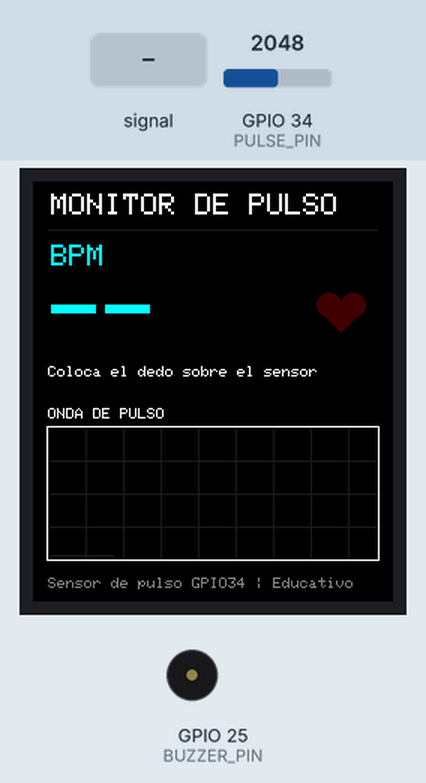
A sketch run on a simulated ESP32. On the bench: 240×280 colour display, buzzer (waves = sounding, pin HIGH). Inputs (shaded band) come from the test bench; at power-on: GPIO 34 (PULSE_PIN) = 2048 (analog values on the 0–4095 scale). What the sketch prints to the serial monitor is not drawn.

Above: at 1.4 s.
1.5 s: GPIO 34 (PULSE_PIN) fed a 2 Hz sine of ±1228 counts around its level
At 1.91 s:
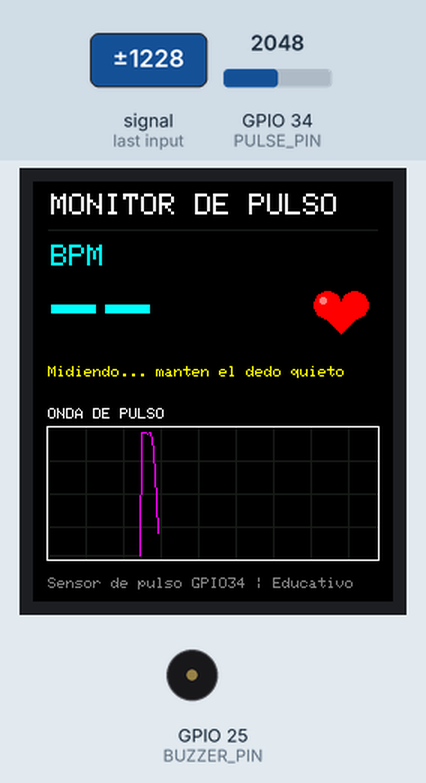
4.1 s: GPIO 34 (PULSE_PIN) set to 1460
At 4.31 s:
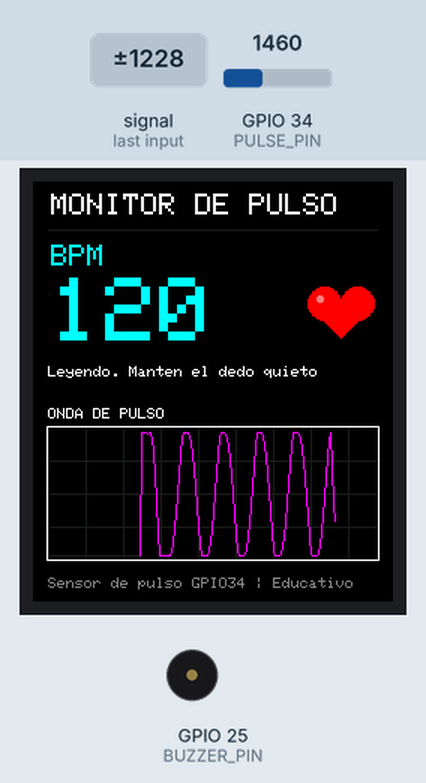
7.1 s: GPIO 34 (PULSE_PIN) fed a 200 Hz sine of ±327 counts around its level
At 7.31 s:
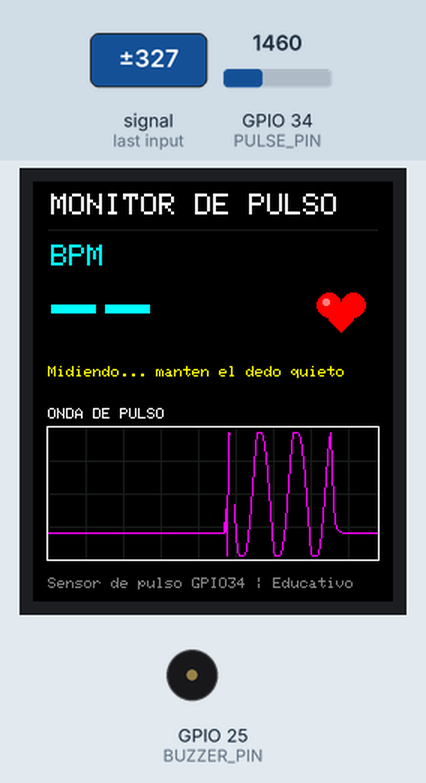
9.5 s: GPIO 34 (PULSE_PIN) set to 1540
At 9.72 s:
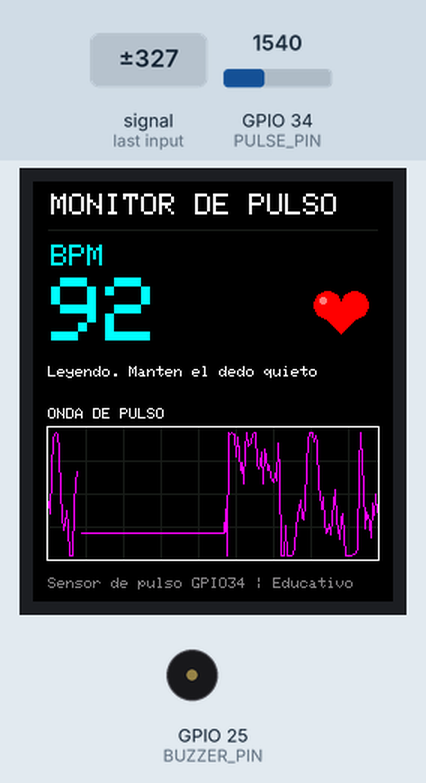
11.0 s: GPIO 34 (PULSE_PIN) set to 1228
At 16.32 s:
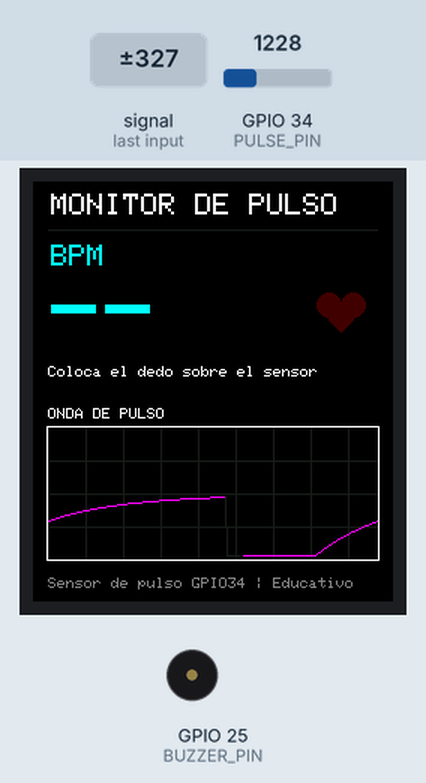
Timing chart, 0 to 17.8 s (numbered marks = the images above; inputs shaded):
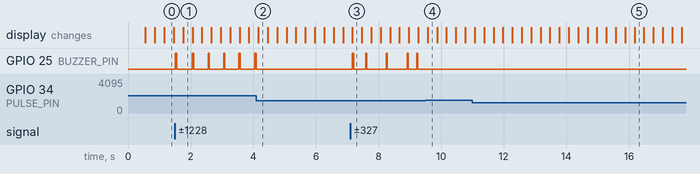

Measured:
- after the input at 1.5 s, GPIO 25 (BUZZER_PIN): alternates HIGH for 0.04 s and LOW for 0.46 s, starting at once; the display: changes after 0.26 s (image 1)
- after the input at 4.1 s, GPIO 25 (BUZZER_PIN): stops changing and stays LOW
- after the input at 9.5 s, GPIO 25 (BUZZER_PIN): stays LOW (without the input it goes to HIGH after 0.26 s)

The sketch:

Monitor_Pulso_ESP32_ST7789_v2.ino
```cpp
/*
  MONITOR DE PULSO ESP32 + SENSOR DE PULSO ANALOGICO + ST7789 240x280 - v3
  (sin MAX30102; no mide SpO2)

  CONEXIONES (ESP32 clasico, por ejemplo ESP32 Dev Module):
    TFT: SCL=18, SDA=23, RES=4, DC=2, CS=5, VCC/BLK=3.3V, GND=GND.
    SENSOR DE PULSO: Positivo(VCC)=3V3, Negativo(GND)=GND, Senal(S)=GPIO34.
    BUZZER ACTIVO: Positivo=GPIO25, Negativo=GND.

  Bibliotecas: Adafruit GFX Library, Adafruit ST7735 and ST7789 Library.
  Serial: 115200 baudios.

  MODO_PLOTTER=true : Serial Plotter (series: Pulso, BPM, Latido, Techo).
                      BPM=0 = no disponible.
  MODO_PLOTTER=false: Monitor Serie con texto y el valor crudo (Raw).

  Prototipo educativo: no es un dispositivo medico.
*/

#include <Arduino.h>
#include <SPI.h>
#include <Adafruit_GFX.h>
#include <Adafruit_ST7789.h>
#include <math.h>
#include <stdio.h>
#include <string.h>

// ---------------- CONFIGURACION ----------------
constexpr int TFT_CS=5, TFT_DC=2, TFT_RST=4;
constexpr int PULSE_PIN=34;
constexpr int BUZZER_PIN=25;
constexpr bool BUZZER_ACTIVO=true;       // false = sin sonido
constexpr uint32_t BIP_MS=40;            // duracion del pitido
constexpr bool MODO_PLOTTER=true;
constexpr uint8_t DIVISOR_PLOTTER=4;     // 100Hz/4 = 25 datos/s (sube a 5 u 8 para ver mas latidos)

constexpr uint32_t PERIODO_MS=10;        // 100 Hz
constexpr uint32_t REFRACTARIO_MS=300;
constexpr uint32_t INTERVALO_MIN_MS=333; // 180 BPM
constexpr uint32_t INTERVALO_MAX_MS=1500;// 40 BPM
constexpr uint32_t CADUCIDAD_MS=3000;
constexpr float AMPLITUD_MIN=30.0f;
constexpr int N_INTERVALOS=6;

constexpr int GX=10, GY=164, GW=220, GH=88;
constexpr uint16_t FONDO=ST77XX_BLACK, REJILLA=0x18E3, MAGENTA_A=0xF81F;

// Corazon
constexpr int HX=205, HY=86;             // centro del corazon
constexpr int HR_BASE=8, HR_EXTRA=4;     // radio base y crecimiento
constexpr uint16_t ROJO_VIVO=0xF800;
constexpr uint16_t ROJO_APAGADO=0x4000;

// ---------------- OBJETOS Y ESTADO GLOBAL ----------------
Adafruit_ST7789 tft(TFT_CS,TFT_DC,TFT_RST);

uint32_t ultimoMuestreo=0, ultimaUI=0, ultimoTexto=0, ultimaAnim=0;
uint32_t ultimoLatido=0;
uint32_t instanteLatido=0;               // para animar (no se reinicia a 0)
uint32_t buzzerHasta=0;
bool buzzerEncendido=false;
int rawA=0;
float baseA=0, suaveA=0, bandaA=0, bandaPrevA=0, picoA=0;
float minA=0, maxA=0, onda=0;
bool filtroListo=false, activo=false;
float bpm=-1;
bool bpmValido=false;
uint32_t intervalos[N_INTERVALOS];
int nIntervalos=0, idxIntervalo=0;

uint8_t contPlotter=0;
bool marcaLatido=false;

int xGrafica=0, yAnterior=GY+GH/2;
bool hayPunto=false;
uint8_t divisorGrafica=0;
int bpmPintado=-999;
int radioPintado=-1;
uint16_t colorCorazonPintado=0;
char estadoPintado[40]="";

void dibujarBase();
void limpiarGrafica();
void dibujarColumna(int x);
void graficar(float normalizada);
void muestra();
void reiniciarBPM();
void actualizarUI();
void salidaSerial();
void dibujarCorazon(int r, uint16_t color);
void animarCorazon();
void bip();
void gestionarBuzzer();

// ---------------- INICIALIZACION Y BUCLE ----------------
void setup() {
  Serial.begin(115200);
  analogReadResolution(12);
  analogSetPinAttenuation(PULSE_PIN,ADC_11db);
  pinMode(PULSE_PIN,INPUT);
  pinMode(BUZZER_PIN,OUTPUT);
  digitalWrite(BUZZER_PIN,LOW);
  SPI.begin(18,-1,23,TFT_CS);
  tft.init(240,280);
  tft.setRotation(0);
  tft.setTextWrap(false);
  dibujarBase();
  actualizarUI();
  animarCorazon();
  ultimoMuestreo=millis();
}

void loop() {
  uint32_t ahora=millis();
  if (ahora-ultimoMuestreo>=PERIODO_MS) {
    ultimoMuestreo=ahora;
    muestra();
  }
  gestionarBuzzer();
  if (ahora-ultimaAnim>=20) {            // animacion del corazon ~50 fps
    ultimaAnim=ahora;
    animarCorazon();
  }
  if (ahora-ultimaUI>=50) {
    ultimaUI=ahora;
    actualizarUI();
  }
  if (!MODO_PLOTTER && ahora-ultimoTexto>=500) {
    ultimoTexto=ahora;
    salidaSerial();
  }
  delay(1);
}

// ---------------- BUZZER ----------------
void bip() {
  if (!BUZZER_ACTIVO) return;
  digitalWrite(BUZZER_PIN,HIGH);
  buzzerEncendido=true;
  buzzerHasta=millis()+BIP_MS;
}

void gestionarBuzzer() {
  if (buzzerEncendido && (int32_t)(millis()-buzzerHasta)>=0) {
    digitalWrite(BUZZER_PIN,LOW);
    buzzerEncendido=false;
  }
}

// ---------------- DETECCION ----------------
void reiniciarBPM() {
  nIntervalos=idxIntervalo=0;
  ultimoLatido=0;
  bpm=-1; bpmValido=false;
}

void muestra() {
  uint32_t ahora=millis();
  rawA=analogRead(PULSE_PIN);
  float x=float(rawA);

  if (!filtroListo) {
    baseA=suaveA=x; minA=x-50; maxA=x+50; picoA=0; bandaPrevA=0;
    filtroListo=true;
  }
  suaveA+=0.35f*(x-suaveA);
  baseA+=0.02f*(suaveA-baseA);
  bandaA=suaveA-baseA;

  float absB=fabsf(bandaA);
  if (absB>picoA) picoA=absB; else picoA+=0.005f*(absB-picoA);

  minA+=0.01f*(suaveA-minA);
  maxA+=0.01f*(suaveA-maxA);
  if (suaveA<minA) minA=suaveA;
  if (suaveA>maxA) maxA=suaveA;
  float amp=fmaxf(maxA-minA,60.0f);
  float centro=(minA+maxA)*0.5f;
  float norm=constrain(0.5f+(suaveA-centro)/amp,0.0f,1.0f);

  activo=(picoA>AMPLITUD_MIN);
  onda=activo ? norm*100.0f : 0.0f;

  float umbral=0.5f*picoA;
  if (activo && bandaPrevA<umbral && bandaA>=umbral &&
      (ahora-ultimoLatido)>REFRACTARIO_MS) {
    instanteLatido=ahora;                // dispara animacion del corazon
    bip();                               // dispara el buzzer
    marcaLatido=true;                    // marca el latido para el Plotter
    if (ultimoLatido!=0) {
      uint32_t iv=ahora-ultimoLatido;
      if (iv>=INTERVALO_MIN_MS && iv<=INTERVALO_MAX_MS) {
        intervalos[idxIntervalo]=iv;
        idxIntervalo=(idxIntervalo+1)%N_INTERVALOS;
        if (nIntervalos<N_INTERVALOS) nIntervalos++;
        if (nIntervalos>=3) {
          uint32_t c[N_INTERVALOS];
          memcpy(c,intervalos,sizeof(c));
          for (int i=1;i<nIntervalos;i++) {
            uint32_t k=c[i]; int j=i-1;
            while (j>=0 && c[j]>k) { c[j+1]=c[j]; j--; }
            c[j+1]=k;
          }
          float med=(nIntervalos%2) ? float(c[nIntervalos/2])
                    : 0.5f*float(c[nIntervalos/2-1]+c[nIntervalos/2]);
          float dev=0;
          for (int i=0;i<nIntervalos;i++) dev+=fabsf(float(c[i])-med);
          dev/=nIntervalos;
          if (dev/med<=0.20f) {
            float b=60000.0f/med;
            bpm=bpmValido ? 0.4f*b+0.6f*bpm : b;
            bpmValido=true;
          } else {
            bpmValido=false; bpm=-1;
          }
        }
      } else if (iv>INTERVALO_MAX_MS) {
        nIntervalos=idxIntervalo=0;
      }
    }
    ultimoLatido=ahora;
  }
  bandaPrevA=bandaA;

  if (!activo) {
    reiniciarBPM();
  } else if (ultimoLatido!=0 && ahora-ultimoLatido>CADUCIDAD_MS) {
    reiniciarBPM();
  }

  if (++divisorGrafica>=2) { divisorGrafica=0; graficar(onda/100.0f); }
  if (MODO_PLOTTER && ++contPlotter>=DIVISOR_PLOTTER) {
    contPlotter=0;
    salidaSerial();
  }
}

// ---------------- CORAZON ----------------
void dibujarCorazon(int r, uint16_t color) {
  tft.fillRect(HX-26,HY-26,52,54,FONDO);      // borra la zona
  int cy=HY-r/2;
  tft.fillCircle(HX-r,cy,r,color);            // lobulo izquierdo
  tft.fillCircle(HX+r,cy,r,color);            // lobulo derecho
  tft.fillTriangle(HX-2*r,cy,HX+2*r,cy,HX,HY+r+r/2+2,color); // punta
  tft.fillRect(HX-r,cy,2*r,r/2+1,color);      // une el centro
  if (color==ROJO_VIVO) {                     // brillo para dar volumen
    int rb=max(1,r/4);
    tft.fillCircle(HX-r-r/3,cy-r/3,rb,0xFBEF);
  }
}

void animarCorazon() {
  uint32_t t=millis()-instanteLatido;
  float s=0;
  if (activo && instanteLatido!=0) {
    // Latido en dos tiempos: lub (fuerte) y dub (suave)
    if (t<80) s=t/80.0f;
    else if (t<200) s=1.0f-(t-80)/120.0f;
    else if (t<250) s=0.5f*(t-200)/50.0f;
    else if (t<380) s=0.5f*(1.0f-(t-250)/130.0f);
  }
  int r=HR_BASE+int(lroundf(HR_EXTRA*s));
  uint16_t color=activo ? ROJO_VIVO : ROJO_APAGADO;
  if (r!=radioPintado || color!=colorCorazonPintado) {
    dibujarCorazon(r,color);
    radioPintado=r;
    colorCorazonPintado=color;
  }
}

// ---------------- PANTALLA ----------------
void dibujarBase() {
  tft.fillScreen(FONDO);
  tft.setTextColor(ST77XX_WHITE);
  tft.setTextSize(2);
  tft.setCursor(12,8); tft.print("MONITOR DE PULSO");
  tft.drawFastHLine(10,32,220,REJILLA);
  tft.setTextColor(ST77XX_CYAN);
  tft.setCursor(12,42); tft.print("BPM");
  tft.setTextSize(1);
  tft.setTextColor(ST77XX_WHITE);
  tft.setCursor(10,151); tft.print("ONDA DE PULSO");
  tft.drawRect(GX-1,GY-1,GW+2,GH+2,ST77XX_WHITE);
  tft.setTextColor(0x8410);
  tft.setCursor(10,264); tft.print("Sensor de pulso GPIO34 | Educativo");
  limpiarGrafica();
}

void dibujarColumna(int x) {
  tft.drawFastVLine(GX+x,GY,GH,(x%25==0)?REJILLA:FONDO);
  for (int y=22;y<GH;y+=22) tft.drawPixel(GX+x,GY+y,REJILLA);
}

void limpiarGrafica() {
  tft.fillRect(GX,GY,GW,GH,FONDO);
  for (int x=0;x<GW;x+=25) tft.drawFastVLine(GX+x,GY,GH,REJILLA);
  for (int y=22;y<GH;y+=22) tft.drawFastHLine(GX,GY+y,GW,REJILLA);
  xGrafica=0; yAnterior=GY+GH/2; hayPunto=false;
}

void graficar(float normalizada) {
  int y=GY+GH-3-int(normalizada*(GH-6));
  dibujarColumna(xGrafica);
  dibujarColumna((xGrafica+1)%GW);
  dibujarColumna((xGrafica+2)%GW);
  uint16_t color=activo?MAGENTA_A:REJILLA;
  if (hayPunto && xGrafica>0)
    tft.drawLine(GX+xGrafica-1,yAnterior,GX+xGrafica,y,color);
  else tft.drawPixel(GX+xGrafica,y,color);
  yAnterior=y; hayPunto=true;
  xGrafica=(xGrafica+1)%GW;
}

void actualizarUI() {
  int b=bpmValido?int(lroundf(bpm)):-1;
  char texto[12];
  if (b!=bpmPintado) {
    if (b<0) strcpy(texto,"-- "); else snprintf(texto,sizeof(texto),"%-3d",b);
    tft.setTextSize(6);
    tft.setTextColor(ST77XX_CYAN,FONDO);
    tft.setCursor(12,64); tft.print(texto);
    bpmPintado=b;
  }
  char estado[40];
  uint16_t color=ST77XX_WHITE;
  if (!activo) strcpy(estado,"Coloca el dedo sobre el sensor");
  else if (!bpmValido) { strcpy(estado,"Midiendo... manten el dedo quieto"); color=ST77XX_YELLOW; }
  else strcpy(estado,"Leyendo. Manten el dedo quieto");
  if (strcmp(estado,estadoPintado)!=0) {
    tft.fillRect(10,119,220,17,FONDO);
    tft.setTextSize(1); tft.setTextColor(color);
    tft.setCursor(10,123); tft.print(estado);
    strcpy(estadoPintado,estado);
  }
}

// ---------------- SERIAL ----------------
void salidaSerial() {
  char linea[120];
  int b=bpmValido?int(lroundf(bpm)):0;
  int n;
  if (MODO_PLOTTER) {
    n=snprintf(linea,sizeof(linea),"Pulso:%.1f,BPM:%d,Latido:%d,Techo:130\n",
               onda,b,marcaLatido?100:0);
    marcaLatido=false;                   // se envia una sola vez
  } else {
    n=snprintf(linea,sizeof(linea),"Raw:%d Activo:%d Pico:%.0f BPM:%d\n",
               rawA,activo,picoA,b);
  }
  if (n>0 && n<int(sizeof(linea)) && Serial.availableForWrite()>=n)
    Serial.write((const uint8_t*)linea,n);
}
```
